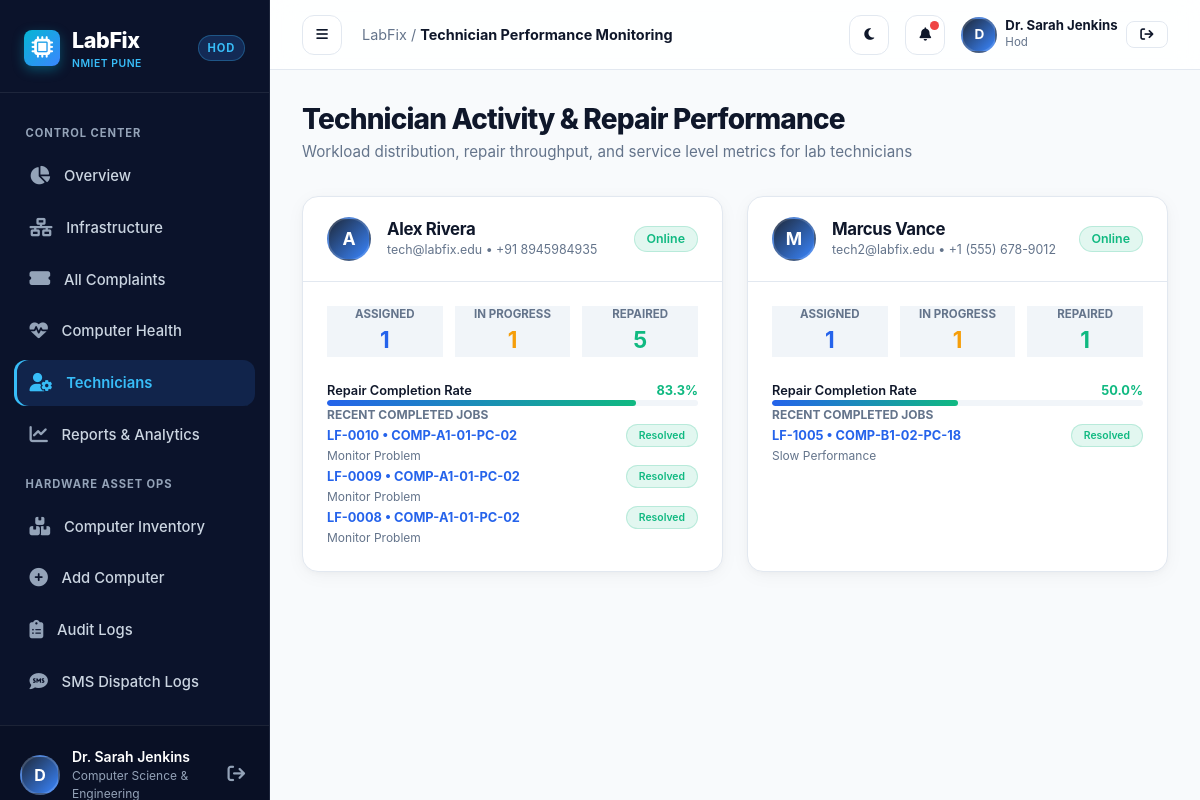
The page /hod/technicians (signed in) on the database its author committed.
### tables this page shows
CREATE TABLE users (
        id INTEGER PRIMARY KEY AUTOINCREMENT,
        username TEXT UNIQUE NOT NULL,
        email TEXT UNIQUE NOT NULL,
        password_hash TEXT NOT NULL,
        full_name TEXT NOT NULL,
        role TEXT NOT NULL CHECK(role IN ('hod', 'faculty', 'technician')),
        department TEXT DEFAULT 'Computer Science',
        phone TEXT DEFAULT '',
        avatar_url TEXT DEFAULT '',
        created_at TIMESTAMP DEFAULT CURRENT_TIMESTAMP
    );

CREATE TABLE maintenance_records (
        id INTEGER PRIMARY KEY AUTOINCREMENT,
        complaint_id INTEGER NOT NULL,
        computer_id INTEGER NOT NULL,
        technician_id INTEGER NOT NULL,
        diagnosis TEXT NOT NULL,
        action_taken TEXT NOT NULL,
        parts_replaced TEXT DEFAULT 'None',
        solution_description TEXT NOT NULL,
        repair_notes TEXT DEFAULT '',
        started_at TIMESTAMP DEFAULT CURRENT_TIMESTAMP,
        completed_at TIMESTAMP DEFAULT CURRENT_TIMESTAMP,
        verification_status TEXT DEFAULT 'Verified',
        FOREIGN KEY (complaint_id) REFERENCES complaints (id) ON DELETE CASCADE,
        FOREIGN KEY (computer_id) REFERENCES computers (id) ON DELETE CASCADE,
        FOREIGN KEY (technician_id) REFERENCES users (id) ON DELETE CASCADE
    );

CREATE TABLE complaints (
        id INTEGER PRIMARY KEY AUTOINCREMENT,
        complaint_code TEXT UNIQUE NOT NULL,
        faculty_id INTEGER NOT NULL,
        computer_id INTEGER NOT NULL,
        problem_category TEXT NOT NULL,
        priority TEXT NOT NULL CHECK(priority IN ('Low', 'Medium', 'High', 'Critical')),
        description TEXT NOT NULL,
        attachment_filename TEXT,
        status TEXT NOT NULL DEFAULT 'Pending' 
            CHECK(status IN ('Pending', 'Accepted', 'In Progress', 'Resolved', 'Closed')),
        reported_at TIMESTAMP DEFAULT CURRENT_TIMESTAMP,
        accepted_at TIMESTAMP,
        resolved_at TIMESTAMP,
        assigned_technician_id INTEGER,
        FOREIGN KEY (faculty_id) REFERENCES users (id) ON DELETE CASCADE,
        FOREIGN KEY (computer_id) REFERENCES computers (id) ON DELETE CASCADE,
        FOREIGN KEY (assigned_technician_id) REFERENCES users (id) ON DELETE SET NULL
    );

CREATE TABLE computers (
        id INTEGER PRIMARY KEY AUTOINCREMENT,
        lab_id INTEGER NOT NULL,
        pc_number TEXT NOT NULL,
        computer_id_code TEXT UNIQUE NOT NULL,
        brand TEXT NOT NULL,
        model TEXT NOT NULL,
        serial_number TEXT UNIQUE NOT NULL,
        processor TEXT DEFAULT 'Intel Core i7-11700 2.50GHz',
        ram TEXT DEFAULT '16 GB DDR4',
        storage TEXT DEFAULT '512 GB NVMe SSD',
        os TEXT DEFAULT 'Windows 11 Pro 64-bit',
        installation_date DATE DEFAULT CURRENT_DATE,
        operational_status TEXT NOT NULL DEFAULT 'Working' 
            CHECK(operational_status IN ('Working', 'Fault Reported', 'Under Repair', 'Repaired', 'Decommissioned')),
        last_maintenance_date TIMESTAMP,
        decommissioned_at TIMESTAMP,
        decommission_reason TEXT,
        is_active INTEGER DEFAULT 1,
        FOREIGN KEY (lab_id) REFERENCES laboratories (id) ON DELETE RESTRICT,
        UNIQUE (lab_id, pc_number)
    );

### routes/hod.py (the view)
@hod_bp.route('/technicians')
@login_required
@role_required('hod')
def technician_monitoring():
    user = get_current_user()
    technicians = User.get_all_by_role('technician')
    tech_stats = []
    for t in technicians:
        assigned = query_db("SELECT COUNT(*) as c FROM complaints WHERE assigned_technician_id = ? AND status IN ('Accepted', 'In Progress')", (t.id,), one=True)['c']
        completed = query_db("SELECT COUNT(*) as c FROM maintenance_records WHERE technician_id = ?", (t.id,), one=True)['c']
        in_progress = query_db("SELECT COUNT(*) as c FROM complaints WHERE assigned_technician_id = ? AND status = 'In Progress'", (t.id,), one=True)['c']
        total_assigned = query_db("SELECT COUNT(*) as c FROM complaints WHERE assigned_technician_id = ?", (t.id,), one=True)['c']
        completion_rate = round((completed / total_assigned * 100) if total_assigned > 0 else 100.0, 1)
        recent_jobs = query_db('''
            SELECT m.*, c.complaint_code, c.problem_category, cmp.computer_id_code
            FROM maintenance_records m
            JOIN complaints c ON m.complaint_id = c.id
            JOIN computers cmp ON m.computer_id = cmp.id
            WHERE m.technician_id = ?
            ORDER BY m.completed_at DESC LIMIT 3
        ''', (t.id,))
        tech_stats.append({
            'technician': t,
            'assigned': assigned,
            'completed': completed,
            'in_progress': in_progress,
            'completion_rate': completion_rate,
            'recent_jobs': recent_jobs
        })
    return render_template('hod/technician_monitoring.html', user=user, tech_stats=tech_stats)

### templates/hod/technician_monitoring.html (shortened to what this page needs)
{% extends 'base.html' %}
{% block breadcrumb %}Technician Performance Monitoring{% endblock %}
{% block content %}
<div class="page-header">
  <div>
    <h1 class="page-title">Technician Activity & Repair Performance</h1>
    <p class="page-subtitle">Workload distribution, repair throughput, and service level metrics for lab technicians</p>
  </div>
</div>
<div style="display: grid; grid-template-columns: repeat(auto-fit, minmax(360px, 1fr)); gap: 1.5rem; margin-bottom: 2rem;">
  {% for t in tech_stats %}
    <div class="card card-hover">
      <div class="card-header">
        <div class="d-flex align-items-center gap-3">
          <div class="user-avatar" style="width: 44px; height: 44px; font-size: 1.1rem; background: linear-gradient(135deg, #1e293b, #3a86ff);">
            {{ t.technician.full_name[:1] }}
          </div>
          <div>
            <h4 class="card-title" style="font-size: 1.05rem;">{{ t.technician.full_name }}</h4>
            <div class="text-muted" style="font-size: 0.775rem;">{{ t.technician.email }} • {{ t.technician.phone or 'Active Duty' }}</div>
          </div>
        </div>
        <span class="badge badge-success">Online</span>
      </div>
      <div class="card-body">
        <div style="display: grid; grid-template-columns: 1fr 1fr 1fr; gap: 0.75rem; text-align: center; margin-bottom: 1.5rem;">
          <div class="p-2 rounded" style="background: var(--bg-surface-secondary);">
            <div class="text-muted" style="font-size: 0.72rem; text-transform: uppercase; font-weight: 700;">Assigned</div>
            <div class="fw-bold" style="font-size: 1.4rem; color: var(--primary);">{{ t.assigned }}</div>
          </div>
          <div class="p-2 rounded" style="background: var(--bg-surface-secondary);">
            <div class="text-muted" style="font-size: 0.72rem; text-transform: uppercase; font-weight: 700;">In Progress</div>
            <div class="fw-bold" style="font-size: 1.4rem; color: var(--warning);">{{ t.in_progress }}</div>
          </div>
          <div class="p-2 rounded" style="background: var(--bg-surface-secondary);">
            <div class="text-muted" style="font-size: 0.72rem; text-transform: uppercase; font-weight: 700;">Repaired</div>
            <div class="fw-bold" style="font-size: 1.4rem; color: var(--success);">{{ t.completed }}</div>
          </div>
        </div>
        <div class="mb-3">
          <div class="d-flex justify-content-between mb-1" style="font-size: 0.8rem;">
            <span class="fw-semibold text-main">Repair Completion Rate</span>
            <span class="fw-bold text-success">{{ t.completion_rate }}%</span>
          </div>
          <div style="height: 6px; border-radius: 999px; background: var(--bg-surface-secondary); overflow: hidden;">
            <div style="height: 100%; border-radius: 999px; background: linear-gradient(90deg, var(--primary), #10b981); width: {{ t.completion_rate }}%;"></div>
          </div>
        </div>
        <div>
          <div class="fw-bold text-muted mb-2" style="font-size: 0.75rem; text-transform: uppercase;">Recent Completed Jobs</div>
          {% for j in t.recent_jobs %}
            <div class="p-2 mb-2 rounded border" style="background: var(--bg-surface); border-color: var(--border-color) !important; font-size: 0.8rem;">
              <div class="d-flex justify-content-between align-items-center">
                <span class="fw-bold text-primary">{{ j.complaint_code }} • {{ j.computer_id_code }}</span>
                <span class="badge badge-success" style="font-size: 0.65rem;">Resolved</span>
              </div>
              <div class="text-muted" style="font-size: 0.75rem;">{{ j.problem_category }}</div>
            </div>
          {% else %}
            <div class="text-muted" style="font-size: 0.8rem; font-style: italic;">No completed jobs recorded yet.</div>
          {% endfor %}
        </div>
      </div>
    </div>
  {% endfor %}
</div>
{% endblock %}

### templates/base.html (shortened to what this page needs)
<!DOCTYPE html>
<html lang="en" data-theme="light">
<head>
  <link rel="stylesheet" href="https://cdnjs.cloudflare.com/ajax/libs/font-awesome/6.5.1/css/all.min.css">
  <link rel="stylesheet" href="{{ url_for('static', filename='css/style.css') }}">
  <link rel="stylesheet" href="{{ url_for('static', filename='css/dashboard.css') }}">
</head>
<body>
  <div class="dashboard-layout">
    {% include 'components/_sidebar.html' %}
    <div class="main-wrapper">
      <header class="topbar">
        <div class="topbar-left">
          <button id="sidebar-toggle-btn" class="icon-btn d-lg-none" title="Toggle Sidebar">
            <i class="fa-solid fa-bars"></i>
          </button>
          <div class="page-breadcrumb">
            <span>LabFix</span> / <strong>{% block breadcrumb %}Dashboard{% endblock %}</strong>
          </div>
        </div>
        <div class="topbar-right">
          <button id="theme-toggle-btn" class="icon-btn" title="Toggle Dark/Light Theme">
          </button>
          <div class="dropdown-wrapper">
            <button class="icon-btn dropdown-toggle" id="notification-btn" title="Notifications">
              <i class="fa-solid fa-bell"></i>
              <span class="notification-badge" id="notification-badge" style="display: {{ 'block' if unread_notifications_count > 0 else 'none' }};"></span>
            </button>
          </div>
          <div class="d-flex align-items-center gap-2 ps-2 border-start" style="border-color: var(--border-color) !important;">
            <div class="user-avatar" style="width: 36px; height: 36px; font-size: 0.85rem;">
              {{ current_user.full_name[:1] if current_user else 'U' }}
            </div>
            <div class="d-none d-sm-block text-start">
              <div style="font-size: 0.825rem; font-weight: 700; color: var(--text-main); line-height: 1.2;">
                {{ current_user.full_name if current_user else 'Guest' }}
              </div>
              <div style="font-size: 0.72rem; color: var(--text-muted); text-transform: capitalize;">
                {{ current_user.role if current_user else '' }}
              </div>
            </div>
            <a href="{{ url_for('auth.logout') }}" class="btn btn-outline btn-sm ms-2" title="Sign Out">
              <i class="fa-solid fa-arrow-right-from-bracket"></i>
            </a>
          </div>
        </div>
      </header>
      <main class="page-container">
        {% block content %}{% endblock %}
      </main>
    </div>
  </div>
</body>
</html>

### templates/components/_sidebar.html (shortened to what this page needs)
<aside class="sidebar">
  <div class="sidebar-header">
    <a href="/" class="brand-logo">
      <div class="brand-icon">
        <i class="fa-solid fa-microchip"></i>
      </div>
      <div>
        <span>LabFix</span>
        <div style="font-size: 0.65rem; color: #38bdf8; font-weight: 600; letter-spacing: 0.05em; text-transform: uppercase;">NMIET Pune</div>
      </div>
    </a>
    <span class="role-badge-pill">{{ current_user.role if current_user else 'Guest' }}</span>
  </div>
  <div class="sidebar-nav">
    {% if current_user and current_user.role == 'hod' %}
      <div class="nav-section-title">Control Center</div>
      <a href="{{ url_for('hod.dashboard') }}" class="nav-link {{ 'active' if request.endpoint == 'hod.dashboard' else '' }}">
        <i class="fa-solid fa-chart-pie"></i>
        <span>Overview</span>
      </a>
      <a href="{{ url_for('hod.infrastructure') }}" class="nav-link {{ 'active' if request.endpoint == 'hod.infrastructure' else '' }}">
        <i class="fa-solid fa-network-wired"></i>
        <span>Infrastructure</span>
      </a>
      <a href="{{ url_for('hod.complaints') }}" class="nav-link {{ 'active' if request.endpoint == 'hod.complaints' else '' }}">
        <i class="fa-solid fa-ticket-simple"></i>
        <span>All Complaints</span>
      </a>
      <a href="{{ url_for('hod.computer_health') }}" class="nav-link {{ 'active' if request.endpoint == 'hod.computer_health' else '' }}">
        <i class="fa-solid fa-heart-pulse"></i>
        <span>Computer Health</span>
      </a>
      <a href="{{ url_for('hod.technician_monitoring') }}" class="nav-link {{ 'active' if request.endpoint == 'hod.technician_monitoring' else '' }}">
        <i class="fa-solid fa-user-gear"></i>
        <span>Technicians</span>
      </a>
      <a href="{{ url_for('hod.reports') }}" class="nav-link {{ 'active' if request.endpoint == 'hod.reports' else '' }}">
        <i class="fa-solid fa-chart-line"></i>
        <span>Reports & Analytics</span>
      </a>
      <div class="nav-section-title">Hardware Asset Ops</div>
      <a href="{{ url_for('inventory.index') }}" class="nav-link {{ 'active' if request.blueprint == 'inventory' and request.endpoint == 'inventory.index' else '' }}">
        <i class="fa-solid fa-boxes-stacked"></i>
        <span>Computer Inventory</span>
      </a>
      <a href="{{ url_for('inventory.add') }}" class="nav-link {{ 'active' if request.endpoint == 'inventory.add' else '' }}">
        <i class="fa-solid fa-plus-circle"></i>
        <span>Add Computer</span>
      </a>
      <a href="{{ url_for('hod.audit_logs') }}" class="nav-link {{ 'active' if request.endpoint == 'hod.audit_logs' else '' }}">
        <i class="fa-solid fa-clipboard-list"></i>
        <span>Audit Logs</span>
      </a>
      <a href="{{ url_for('hod.sms_logs') }}" class="nav-link {{ 'active' if request.endpoint == 'hod.sms_logs' else '' }}">
        <i class="fa-solid fa-comment-sms"></i>
        <span>SMS Dispatch Logs</span>
      </a>
    {% endif %}
  </div>
  <div class="sidebar-footer">
    <div class="user-profile-mini">
      <div class="user-avatar">
        {{ current_user.full_name[:1] if current_user else 'U' }}
      </div>
      <div class="user-info-text">
        <div class="user-name">{{ current_user.full_name if current_user else 'Guest User' }}</div>
        <div class="user-role-label">{{ current_user.department if current_user else '' }}</div>
      </div>
      <a href="{{ url_for('auth.logout') }}" title="Logout" style="color: var(--slate-400); font-size: 1.1rem; padding: 4px;" class="ms-auto">
        <i class="fa-solid fa-arrow-right-from-bracket"></i>
      </a>
    </div>
  </div>
</aside>

### rows shown on the page
users: role "HOD", full_name "D", full_name "Dr. Sarah Jenkins", department "Computer Science & Engineering", role "Hod"
users: technician "A", technician.full_name "Alex Rivera", technician.email "tech@labfix.edu", technician "+91 8945984935"
maintenance_records: complaint_code "LF-0010", computer_id_code "COMP-A1-01-PC-02", problem_category "Monitor Problem"
maintenance_records: complaint_code "LF-0009", computer_id_code "COMP-A1-01-PC-02", problem_category "Monitor Problem"
maintenance_records: complaint_code "LF-0008", computer_id_code "COMP-A1-01-PC-02", problem_category "Monitor Problem"
users: technician "M", technician.full_name "Marcus Vance", technician.email "tech2@labfix.edu", technician "+1 (555) 678-9012"
maintenance_records: complaint_code "LF-1005", computer_id_code "COMP-B1-02-PC-18", problem_category "Slow Performance"

### other values the page prints
{{ t.assigned }} "1" "1"
{{ t.in_progress }} "1" "1"
{{ t.completed }} "5" "1"
{{ t.completion_rate }} "83.3" "50.0"
